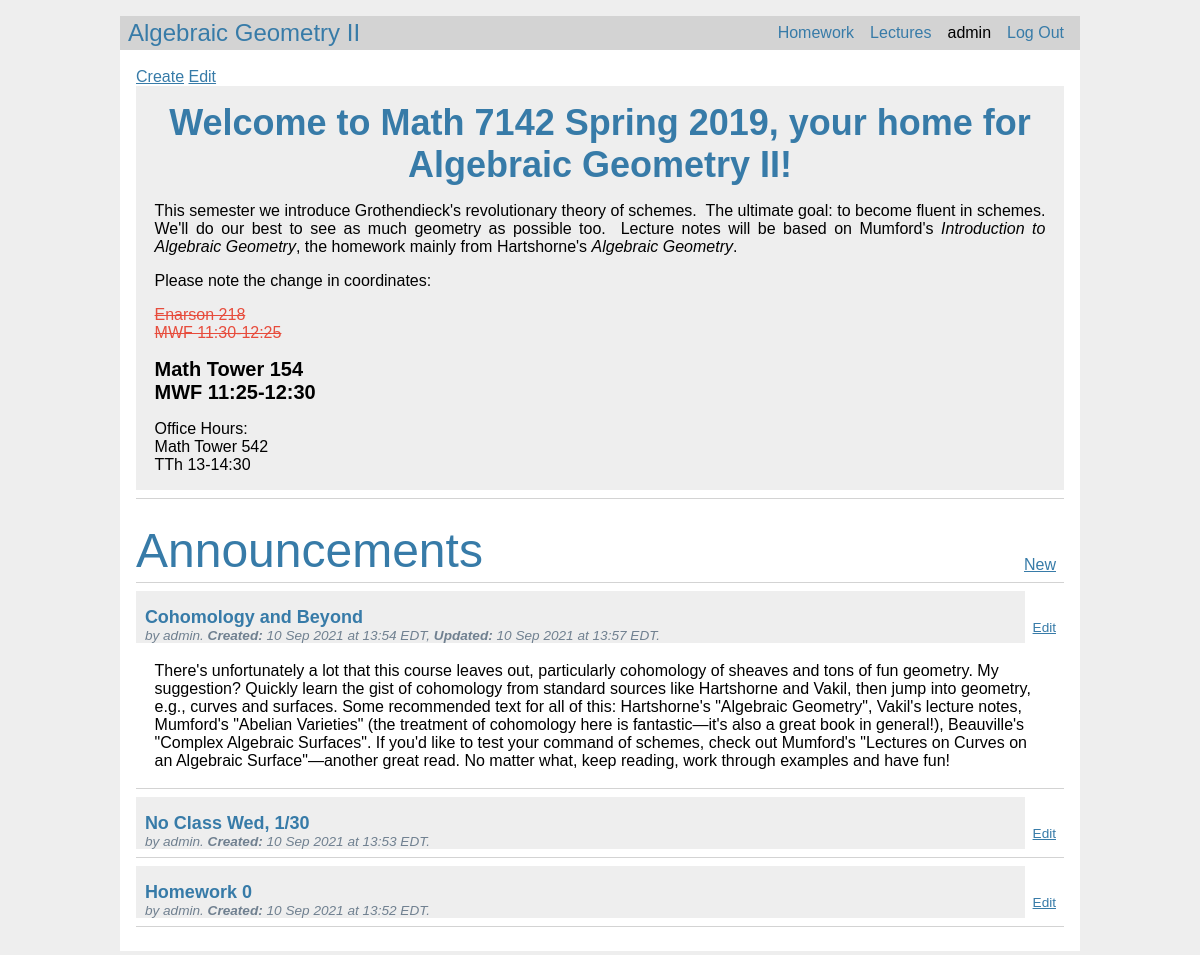
Screenshot of / (signed in) with the database file from the repository.
### main/auth/models.py (models this page shows, shortened)
class User(Model):
    __table_args__ = {'extend_existing': True} # Why is this happening?  Where are the redundancies coming from?
    username = Column(db.String(32), unique=True, nullable=False)
    password = Column(db.String(256), nullable=False)
    created = Column(db.DateTime, nullable=False, default=datetime.datetime.now().astimezone())
    role_id = Column(db.Integer, db.ForeignKey("role.id"), nullable=False, default=1)
    roles = relationship("main.auth.models.Role", back_populates="users")
    announcements = relationship("main.announcements.models.Announcement", back_populates="users")
    welcomes = relationship("main.index.models.Welcome", back_populates="users")
    homeworks = relationship("main.homework.models.Homework", back_populates="users")
    lectures = relationship("main.lectures.models.Lecture", back_populates="users")

### main/index/models.py (models this page shows, shortened)
class Welcome(Model):
    __table_args__ = {'extend_existing': True}
    greeting = Column(db.Text, nullable=True)
    created = Column(db.DateTime, nullable=False, default=datetime.datetime.now().astimezone())
    author_id = Column(db.Integer, db.ForeignKey("user.id"), nullable=False)
    users = relationship("main.auth.models.User", back_populates="welcomes")

### main/announcements/models.py (models this page shows, shortened)
class Announcement(Model):
    __table_args__ = {'extend_existing': True}
    subject = Column(db.Text, nullable=False)
    body = Column(db.Text, nullable=False)
    created = Column(db.DateTime, nullable=False, default=db.func.current_timestamp())
    created_text = Column(db.Text, nullable=False)
    updated_text = Column(db.Text, nullable=True)
    author_id = Column(db.Integer, db.ForeignKey("user.id"), nullable=False)
    users = relationship("main.auth.models.User", back_populates="announcements")

### main/index/views.py (the view)
@bp.route('/')
@decorators.permission_everyone
def index():
    welcomes = db_session.query(Welcome).limit(1).all()
    announcements = db_session.query(Announcement).join(User).order_by(
            Announcement.created.desc()
        ).all()
    announcements_size = len(announcements)
    return render_template('index/index.html', welcomes=welcomes, announcements=announcements, announcements_size=announcements_size)

### main/auth/views.py (called while the page is built)
@bp.before_app_request
def load_logged_in_user():
    username = session.get('username')
    if username is None:
        g.user = None
    else:
        g.user = vars(models.User.query.filter_by(username=username).first())

### main/templates/index/index.html (shortened to what this page needs)
{% extends 'base.html' %}
{% block welcome %}
	<div>
		<br>
		{% if g.user['role_id'] == 4 %}
			<a class="action" href="{{ url_for('index.welcome_create') }}">Create</a>
			<a class="action" href="{{ url_for('index.welcome_update') }}">Edit</a>
		{% endif %}
	</div>
  		<div class="welcomeContainer">
  		{% for welcome in welcomes %}
			<div class="welcome">{{ welcome['greeting']|safe }}</div>
  		{% endfor %}
		</div>
		<hr>
{% endblock %}
{% block header %}
	<h1 style="font-size: 300%;">{% block title %}Announcements{% endblock %}</h1>
 	{% if g.user and g.user['role_id'] > 2 %}
		<a class="action" href="{{ url_for('announcements.announcements_create') }}">New</a>
  	{% endif %}
{% endblock %}
{% block content %}
  	{% set ns = namespace(i = 0) %}
  	{% for announcement in announcements %}
		{% set announcement_divContainer = 'announcement_divContainer[{0}]'.format(ns.i) %}
		{% set announcement_p = 'announcement_p[{0}]'.format(ns.i) %}
		<article class="post">
	  		<header>
				<div>
					<div class="announcement_divContainer" name="{{ announcement_divContainer }}">
						<div class="announcement_div">
		  					<h1>{{ announcement['subject'] }}</h1>
		  					{% if announcement['updated_text'] %}
								<div class="about">by {{ announcement.users['username'] }}.
			  						<b>Created:</b> {{ announcement['created_text'] }},
			  						<b>Updated:</b> {{ announcement['updated_text'] }}.
								</div>
		  					{% else %}
								<div class="about">by {{ announcement.users['username'] }}.
			  						<b>Created:</b> {{ announcement['created_text'] }}.
								</div>
		  					{% endif %}
						</div>
					</div>
				</div>
				{% if g.user and g.user['role_id'] > 2 %}
		  			<a class="action" href="{{ url_for( 'announcements.announcements_update', id=announcement['id'] ) }}">Edit</a>
				{% endif %}
	  		</header>
	  		<p class="announcement_p" name={{announcement_p}}>{{ announcement['body'] }}</p>
		</article>
		{% set ns.i = ns.i + 1 %}
		{% if not loop.last %}
	  		<hr>
		{% endif %}
  	{% endfor %}
  	<hr>
{% endblock %}

### main/templates/base.html (shortened to what this page needs)
<!doctype html>
{% set active_page = active_page|default('index') -%}
<link rel="stylesheet" href="{{ url_for('static', filename='style.css') }}">
<nav>
<h1><a href="{{ url_for('index') }}">Algebraic Geometry II</a></h1>
  <ul>
      <li {% if request.endpoint == 'homework.homework_index' %} class="active" {% endif %}><a class="nounderline" href="{{ url_for('homework.homework_index') }}">Homework</a>
      <li {% if request.endpoint == 'lectures.lectures_index' %} class="active" {% endif %}><a class="nounderline" href="{{ url_for('lectures.lectures_index') }}">Lectures</a>
    {% if g.user %}
      <li><span>{{ g.user['username'] }}</span>
      <li><a class="nounderline" href="{{ url_for('auth.logout') }}">Log Out</a>
    {% else %}
      <li {% if request.endpoint == 'auth.register' %} class="active" {% endif %}><a class="nounderline" href="{{ url_for('auth.register') }}">Register</a>
      <li {% if request.endpoint == 'auth.login' %} class="active" {% endif %}><a class="nounderline" href="{{ url_for('auth.login') }}">Log In</a>
    {% endif %}
  </ul>
</nav>
<section class="content">
  {% block welcome %}{% endblock %}
  <header>
    {% block header %}{% endblock %}
  </header>
  {% block content %}{% endblock %}
</section>

### main/static/style.css (style rules this page uses)
h1 { font-family: sans-serif; font-weight: normal; color: #377ba8; margin: 1rem 0; }
a { color: #377ba8; }
a.nounderline { text-decoration: none; }
hr { border: none; border-top: 1px solid lightgray; }
nav { background: lightgray; display: flex; align-items: center; padding: 0 0.5rem; }
nav h1 { flex: auto; margin: 0; }
nav h1 a { text-decoration: none; }
nav ul { display: flex; list-style: none; margin: 0; padding: 0; }
nav ul li a, nav ul li span, header .action { display: block; padding: 0.5rem; }
.content { padding: 0 1rem 1rem; }
.content > header { border-bottom: 1px solid lightgray; display: flex; align-items: flex-end; margin-bottom: 0.5rem; }
.content > header h1 { flex: auto; margin: 1rem 0 0.25rem 0; }
.post > header { display: flex; align-items: flex-end; font-size: 0.85em; }
.post > header > div:first-of-type { flex: auto; }
.post > header h1 { font-size: large; font-weight: bold; margin-bottom: 0; }
.post .about { color: slategray; font-style: italic; }
.content:last-child { margin-bottom: 0; }
div.announcement_divContainer { cursor: pointer; display: flex; background: #eee; }
div.announcement_div { margin-left: 1%; margin-right: 1%; }
p.announcement_p { margin-top: 2%; margin-bottom: 2%; margin-left: 2%; margin-right: 2%; display: none; }
div.welcomeContainer { display: flex; background: #eee; }
div.welcome { margin-left: 2%; margin-right: 2%; color: #377ba8; }

### rows the page displays
User: user.username "admin"
Welcome: greeting "Welcome to Math 7142 Spring 2019, your home for Algebraic Geometry II! This semester we introduce Grothendieck's revolutionary theory of schemes. The ultimate goal: to become fluent in schemes. We'll do our best to see as much geometry as possible too. Lecture notes will be based on Mumford's Introduction to Algebraic Geometry , the homework mainly from Hartshorne's Algebraic Geometry . Please note the change in coordinates: Enarson 218 MWF 11:30-12:25 Math Tower 154 MWF 11:25-12:30 Office Hours: Math Tower 542 TTh 13-14:30"
Announcement: subject "Cohomology and Beyond", users.username "admin", created_text "10 Sep 2021 at 13:54 EDT", updated_text "10 Sep 2021 at 13:57 EDT", body "There's unfortunately a lot that this course leaves out, particularly cohomology of sheaves and tons of fun geometry. My suggestion? Quickly learn the gist of cohomology from standard sources like Hartshorne and Vakil, then jump into geometry, e.g., curves and surfaces. Some recommended text for all of this: Hartshorne's \"Algebraic Geometry\", Vakil's lecture notes, Mumford's \"Abelian Varieties\" (the treatment of cohomology here is fantastic—it's also a great book in general!), Beauville's \"Complex Algebraic Surfaces\". If you'd like to test your command of schemes, check out Mumford's \"Lectures on Curves on an Algebraic Surface\"—another great read. No matter what, keep reading, work through…"
Announcement: subject "No Class Wed, 1/30", users.username "admin", created_text "10 Sep 2021 at 13:53 EDT"
Announcement: subject "Homework 0", users.username "admin", created_text "10 Sep 2021 at 13:52 EDT"
